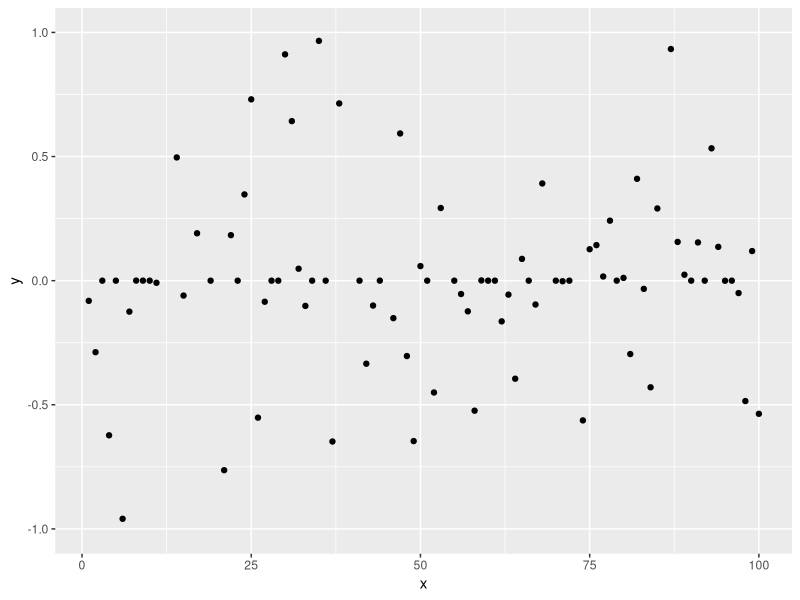
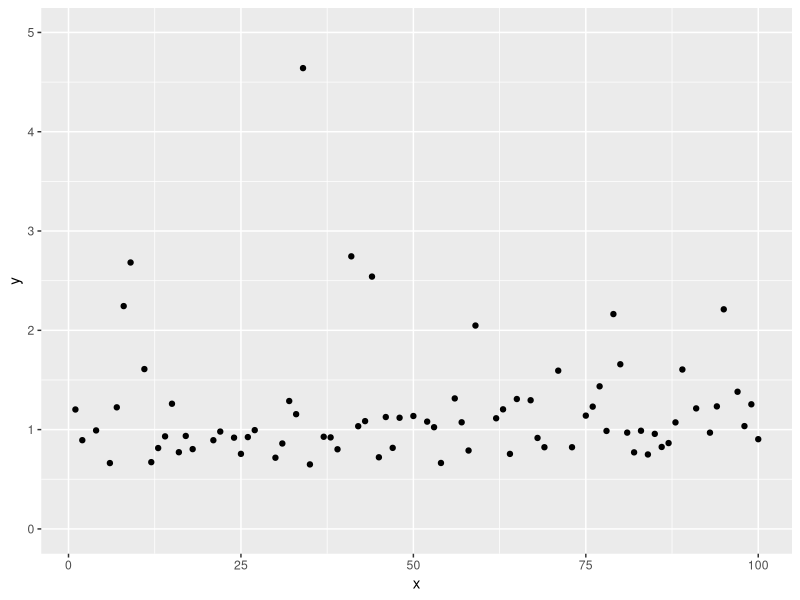
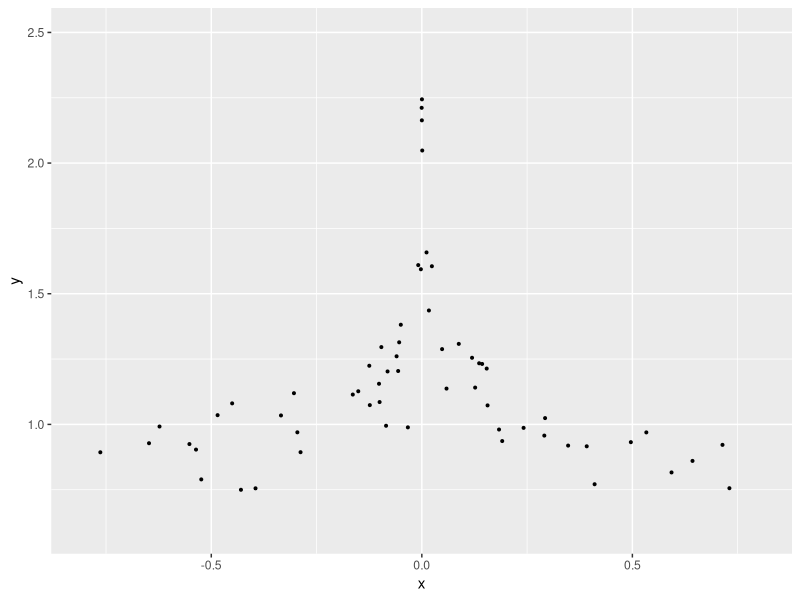

Recreate these plots in R, in order.
library("tidyverse")
x_icount <- 10
n <- 100
x_i <- 1:x_icount
waldtestb <- rep(0,n)
conff1b <- matrix(nrow=n, ncol=2)
waldtesta <- rep(0,n)
conff1a <- matrix(nrow=n, ncol=2)
limits <- rep(0,n)
errors <- rep(0,n)
betahat <- rep(0,n)
ahat <- rep(0,n)
resulthypotese <- rep(0,n)
beta <- function(b,c1,c2 = 0) {
  b ^ (c1 * x_i + c2)
}
crit = pchisq(0.05,df=2,lower.tail = FALSE)

for (ii in 1:n) {
  yi <- rnorm(x_icount, mean=0, sd=1)
  likelihood <- function(a,b) {
    1 / sqrt(2*pi)^x_icount * prod(exp (( a * b ^x_i -yi)^2)/2)
  }
  
  s <- function(b) {
    a <- sum(yi)/sum(beta(b,1,0))
    - sum( a^2 * beta(b,2,-1) * x_i)  +  sum(a * x_i * beta(b,1,-1) * yi)
  }
  i <- function(b) {
    a <- sum(yi)/sum(beta(b,1))
    ma <- sum(a ^ 2 * 2 * (x_i-1) * beta(b,2,-2) * x_i)-sum(a ^ 2 * x_i * (x_i-1) * beta(b,2,-2))
    ma^(-1)
  }
  
  intim <- function(b, funk1, funk2) {
    score <- funk1 
    fish <- funk2 
    bk <- b
    itt <-0
    itt1 <- 0
    itt2 <- 0 
    while(abs(score(bk) * fish(bk))>0.001) {
      itt<- itt + 1
      bk = bk + fish(bk) * score(bk)
      if (itt %% 500 == 0)
        print(bk)
      if (itt>5000) {
        cat("break", "\n")
        itt1 <- 1
        break
      }
      if (!is.finite(score(bk))==TRUE | !is.finite((fish(bk)))==TRUE) {
        cat("ERROR!", "\n")
        itt2 <- 1
        break
      }
    }
    c(bk,itt, itt1, itt2)
  }
  betahat[ii] <-  intim(2, s, i)[1]
  ahat[ii] <- sum(yi)/sum(beta(betahat[ii],1,0))
  lmle <- likelihood(ahat[ii],betahat[ii])
  lognorm <- function(a,b) {
    -2*log(lmle/likelihood(0,1))
  }
  resulthypotese[ii] <- lognorm(ahat[ii], betahat[ii])<=crit
  j22y <- 1 / (sum(ahat[ii] * (2 * x_i - 1) * beta(betahat[ii],2,-1) * x_i) -sum(ahat[ii] * x_i *(x_i - 1)* beta(betahat[ii], 1, 0 ) * yi))
  j11y <- 1 / (sum(beta(betahat[ii],2,0)))
  waldtesta[ii]  <- ((ahat[ii]-0)^2)/ j11y
  waldtestb[ii] <- (betahat[ii]-1) ^ 2 / j22y
  conff1b[ii,1] <- betahat[ii] - 1.96 * sqrt(abs(j22y))
  conff1b[ii,2] <- betahat[ii] + 1.96 * sqrt(abs(j22y))
  conff1a[ii,1] <- ahat[ii] - 1.96 * sqrt(abs(j11y))
  conff1a[ii,2] <- ahat[ii] + 1.96 * sqrt(abs(j11y))
  limits[ii] <- intim(2, s, i)[3]
  errors[ii] <- intim(2, s, i)[4]
  cat("Iteration=", ii, "Limits=", sum(limits),  "Errors=",sum(errors) , "\n") 
}
cat("Hvilke ahat waldtest ligger inde for confidence intervallet", "\n")
confresula <- which(conff1a[,1] < waldtesta & conff1a[,2] > waldtesta); confresula
length(confresula)
cat("Hvilke betahat waldtest ligger inde for confidence intervallet", "\n")
confresulb <- which(conff1b[,1] < waldtestb & conff1b[,2] > waldtestb); confresulb
length(confresulb)
cat("Number of accepted H0 hypothesis", "\n")
sum(resulthypotese)
ahat_plot <- data.frame(x=1:n, y= ahat)
betahat_plot <- data.frame(x=1:n, y= betahat)
ahat_betahat <- data.frame(x= ahat, y=betahat)
ggplot(ahat_plot, aes(x,y)) +
  geom_point() + 
  scale_y_continuous(limits=c(-1,1))
ggplot(betahat_plot, aes(x,y)) +
  geom_point() +
  scale_y_continuous(limits=c(0,5))
ggplot(ahat_betahat, aes(x,y)) +
  geom_point(size = 0.7) + 
  scale_y_continuous(limits=c(0.6,2.5)) +
  scale_x_continuous(limits=c(-0.8,0.8))

